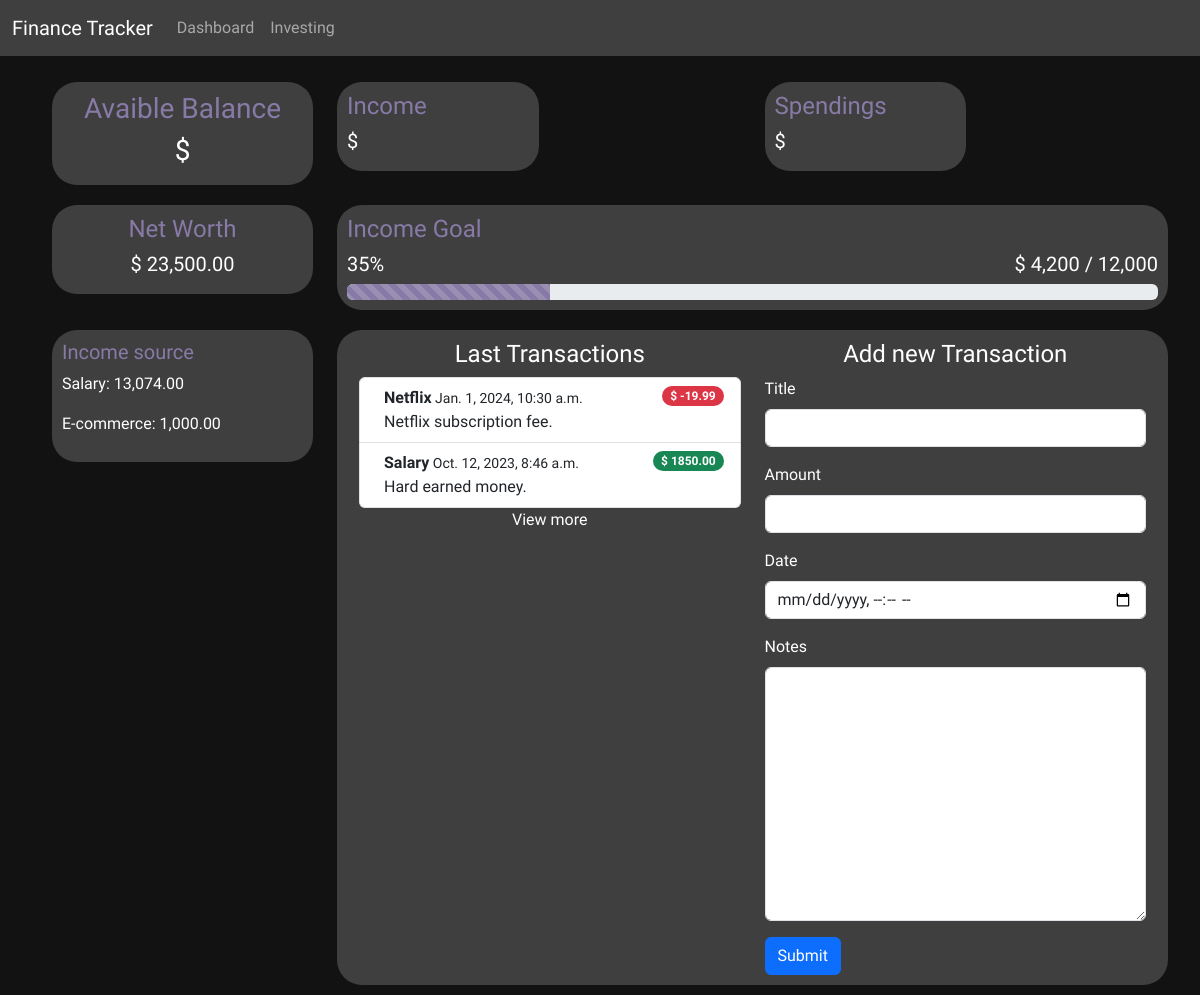
The page / on the database its author committed.
### FinanceTracker/models.py (models this page shows, shortened)
class Transaction(models.Model):
    id = models.AutoField(primary_key=True)
    title = models.CharField(max_length=40)
    amount = models.DecimalField(max_digits=9, decimal_places=2)
    date = models.DateTimeField()
    notes = models.CharField(max_length=255)
    account = models.ForeignKey(Account, on_delete=models.CASCADE, related_name='transactions')

### FinanceTracker/views.py (the view)
# urls.py: path("", views.main, name="main"),
def main(request):
    template = loader.get_template('index.html')
    main_account = Account.objects.get(name="main")
    transactions_main_account = main_account.transactions.all().order_by('-date')
    balance = main_account.balance
    if request.method == 'POST':
        form = NewTransactionForm(request.POST)
        if form.is_valid():
            new_transaction = form.save(commit=False)
            new_transaction.account = main_account
            new_transaction.save()
            return redirect('main')  # Redirect to a success page, not the template itself
    else:
        form = NewTransactionForm()  # Initialize an unbound form for GET requests
    context = {
         'main_account': main_account,
         'transactions_main_account': transactions_main_account,
         'form': form,
    }
    return render(request, "index.html", context)

### FinanceTracker/NewTransactionForm.py
class NewTransactionForm(forms.ModelForm):
     class Meta:
        model = Transaction
        fields = ['title', 'amount', 'date', 'notes']
        widgets = {
          'title': forms.TextInput(attrs={'class': 'form-control', 'aria-describedby': 'titleHelp'}),
          'amount': forms.NumberInput(attrs={'class': 'form-control', 'aria-describedby': 'amountHelp'}),
          'date': forms.DateTimeInput(attrs={'class': 'form-control', 'aria-describedby': 'dateHelp', 'type': 'datetime-local'}),
          'notes': forms.Textarea(attrs={'class': 'form-control', 'aria-describedby': 'notesHelp'}),
        }

### FinanceTracker/templates/index.html (shortened to what this page needs)
{% extends "master.html" %}
{% load static %}
{% block extra_head %}
    <link rel="stylesheet" href="{% static 'css/dashboardStyle.css' %}" >
{% endblock %}
{% block content %}
<div class="container mt-3">
	<div class="row">
		<div class="col-md-3">
            <div class="info-box">
                <h3 class="text-center color-info">Avaible Balance</h3>
			    <h3 class="text-center">$ {{ balance }}</h3>
            </div>
		</div>
		<div class="col-md-9">
            <div class="row">
                <div class="col-md-6">
                    <div class="info-box box-small">
                        <h4 class="color-info">Income</h4>
                        <h5>$ {{ income }}</h5>
                    </div>
                </div>
                <div class="col-md-6">
                    <div class="info-box box-small">
                        <h4 class="color-info">Spendings</h4>
                        <h5>$ {{ spendings }}</h5>
                    </div>
                </div>
            </div>
		</div>
	</div>
	<div class="row">
		<div class="col-md-3">
            <div class="info-box">
                <h4 class="color-info text-center">Net Worth</h4>
                <h5 class="text-center">$ 23,500.00</h5>
            </div>
		</div>
		<div class="col-md-9">
            <div class="info-box" >
                <h4 class="color-info">Income Goal</h4>
                <div class="row">
                    <div class="col-md-6">
                        <h5>35%</h5>
                    </div>
                    <div class="col-md-6 text-end">
                        <h5>$ 4,200 / 12,000</h5>
                    </div>
                </div>
                <div class="progress">
                    <div class="progress-bar bg-custom-primary progress-bar-striped progress-bar-animated" role="progressbar" style="width: 25%" aria-valuenow="25" aria-valuemin="0" aria-valuemax="100"></div>
                </div>
		</div>
	</div>
</div>
<div class="row">
    <div class="col-md-3">
        <div class="info-box">
            <h5 class="color-info">Income source</h5>
            <p>Salary: 13,074.00</p>
            <p>E-commerce: 1,000.00</p>
        </div>
    </div>
    <div class="col-md-9">
        <div class="row info-box">
            <div class="col-md-6">
                <h4 class="text-center">Last Transactions</h4>
                <ol class="list-group">
                    {% for x in transactions_main_account %}
                        <li class="list-group-item d-flex d-flex align-items-start">
                            <div class="ms-2 me-auto">
                                <div><span class="fw-bold">{{ x.title }}</span><small> {{ x.date }}</small></div>
                                {{ x.notes }}
                            </div>
                            {% if x.amount < 0 %}
                                <span class="badge bg-danger rounded-pill">$ {{ x.amount }}</span>
                            {% elif x.amount > 0 %}
                                <span class="badge bg-success rounded-pill">$ {{ x.amount }}</span>
                            {% else %}
                                <span class="badge bg-secondary rounded-pill">$ {{ x.amount }}</span>
                            {% endif %}
                        </li>
                    {% endfor %}
                </ol>
                <p class="text-center">View more</p>
            </div>
            <div class="col-md-6">
                <h4 class="text-center">Add new Transaction</h4>
                <div class="row">
                    <form method="post" action="{% url 'main' %}">
                        {% for field in form %}
                            <div class="mb-3">
                                <label for="{{ field.id_for_label }}" class="form-label">{{ field.label }}</label>
                                {{ field }}
                            </div>
                        {% endfor %}
                        <button type="submit" class="btn btn-primary">Submit</button>
                      </form>
                </div>
            </div>
        </div>
    </div>
</div>
{% endblock %}

### staticFiles/global.css (style rules this page uses)
body { font-family: 'Work Sans', sans-serif; background-color: #121212; color: white; }

### FinanceTracker/static/css/dashboardStyle.css (style rules this page uses)
.color-info { color: #887AA6; }
.info-box { background-color: #3f3f3f; border-radius: 25px; padding: 10px; margin: 10px; width: 100%; }
.box-small { width: 50%; }
.bg-custom-primary { background-color: #887AA6 !important; }

### rows shown on the page
Transaction: title "Netflix", date "Jan. 1, 2024, 10:30 a.m.", notes "Netflix subscription fee.", amount "-19.99"
Transaction: title "Salary", date "Oct. 12, 2023, 8:46 a.m.", notes "Hard earned money.", amount "1850.00"

### other values the page prints
{{ field.label }} "Title" "Amount" "Date" "Notes"
